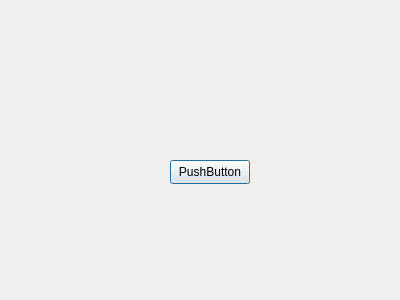
<?xml version="1.0" encoding="UTF-8"?>
<ui version="4.0">
 <class>puyopuyo</class>
 <widget class="QDialog" name="puyopuyo">
  <property name="geometry">
   <rect>
    <x>0</x>
    <y>0</y>
    <width>400</width>
    <height>300</height>
   </rect>
  </property>
  <property name="windowTitle">
   <string>Dialog</string>
  </property>
  <widget class="QPushButton" name="pushButton">
   <property name="geometry">
    <rect>
     <x>170</x>
     <y>160</y>
     <width>80</width>
     <height>24</height>
    </rect>
   </property>
   <property name="text">
    <string>PushButton</string>
   </property>
  </widget>
 </widget>
 <resources/>
 <connections/>
</ui>
